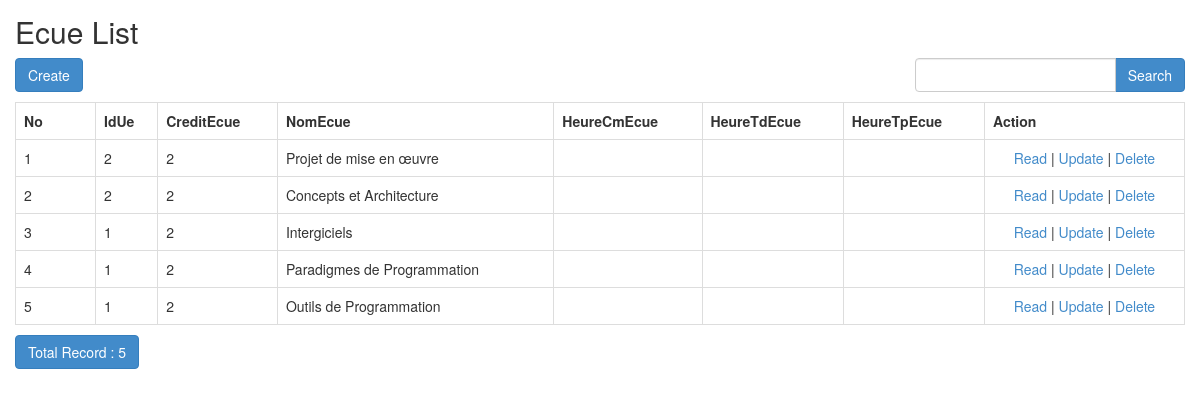
The page /admin/index.php/ecue on the database its author committed.
### tables this page shows
CREATE TABLE `Ecue` (
  `idEcue` int(11) NOT NULL,
  `idUe` int(11) NOT NULL,
  `creditEcue` int(11) DEFAULT NULL,
  `nomEcue` varchar(254) DEFAULT NULL,
  `heureCmEcue` int(11) DEFAULT NULL,
  `heureTdEcue` int(11) DEFAULT NULL,
  `heureTpEcue` int(11) DEFAULT NULL
);

### admin/application/controllers/Ecue.php (called while the page is built, shortened)
<?php
class Ecue extends CI_Controller
{
    function __construct()
    {
        $this->load->model('Ecue_model');
        $this->load->library('form_validation');
    }
    public function index()
    {
        $q = urldecode($this->input->get('q', TRUE));
        $start = intval($this->input->get('start'));
        if ($q <> '') {
            $config['base_url'] = base_url() . 'ecue/index.html?q=' . urlencode($q);
            $config['first_url'] = base_url() . 'ecue/index.html?q=' . urlencode($q);
        } else {
            $config['base_url'] = base_url() . 'ecue/index.html';
            $config['first_url'] = base_url() . 'ecue/index.html';
        }
        $config['per_page'] = 10;
        $config['page_query_string'] = TRUE;
        $config['total_rows'] = $this->Ecue_model->total_rows($q);
        $ecue = $this->Ecue_model->get_limit_data($config['per_page'], $start, $q);
        $this->load->library('pagination');
        $this->pagination->initialize($config);
        $data = array(
            'ecue_data' => $ecue,
            'q' => $q,
            'pagination' => $this->pagination->create_links(),
            'total_rows' => $config['total_rows'],
            'start' => $start,
        );
        $this->load->view('ecue/Ecue_list', $data);
    }
}

### admin/index.php (called while the page is built, shortened)
<?php
require_once BASEPATH.'core/CodeIgniter.php';

### admin/application/config/config.php (called while the page is built, shortened)
<?php
$config['base_url'] = "http://".$_SERVER["HTTP_HOST"].dirname($_SERVER["SCRIPT_NAME"]);
$config['index_page'] = 'index.php';
$config['uri_protocol']	= 'REQUEST_URI';
$config['url_suffix'] = '.shema';
$config['language']	= 'english';
$config['charset'] = 'UTF-8';
$config['enable_hooks'] = FALSE;
$config['subclass_prefix'] = 'MY_';
$config['composer_autoload'] = FALSE;
$config['permitted_uri_chars'] = 'a-z 0-9~%.:_\-';
$config['enable_query_strings'] = FALSE;
$config['controller_trigger'] = 'c';
$config['function_trigger'] = 'm';
$config['directory_trigger'] = 'd';
$config['allow_get_array'] = TRUE;
$config['log_threshold'] = 0;
$config['log_path'] = '';
$config['log_file_extension'] = '';
$config['log_file_permissions'] = 0644;
$config['log_date_format'] = 'Y-m-d H:i:s';
$config['error_views_path'] = '';
$config['cache_path'] = '';
$config['cache_query_string'] = FALSE;
$config['encryption_key'] = '';
$config['sess_driver'] = 'files';
$config['sess_cookie_name'] = 'ci_session';
$config['sess_expiration'] = 7200;
$config['sess_save_path'] = NULL;
$config['sess_match_ip'] = FALSE;
$config['sess_time_to_update'] = 300;
$config['sess_regenerate_destroy'] = FALSE;
$config['cookie_prefix']	= '';
$config['cookie_domain']	= '';
$config['cookie_path']		= '/';
$config['cookie_secure']	= FALSE;
$config['cookie_httponly'] 	= FALSE;
$config['standardize_newlines'] = FALSE;
$config['global_xss_filtering'] = FALSE;
$config['csrf_protection'] = FALSE;
$config['csrf_token_name'] = 'csrf_test_name';
$config['csrf_cookie_name'] = 'csrf_cookie_name';
$config['csrf_expire'] = 7200;
$config['csrf_regenerate'] = TRUE;
$config['csrf_exclude_uris'] = array();
$config['compress_output'] = FALSE;
$config['time_reference'] = 'local';
$config['rewrite_short_tags'] = FALSE;
$config['proxy_ips'] = '';

### admin/application/models/Ecue_model.php (called while the page is built, shortened)
<?php
class Ecue_model extends CI_Model
{
    public $table = 'Ecue';
    public $id = 'idEcue';
    public $order = 'DESC';
    function total_rows($q = NULL) {
        $this->db->like('idEcue', $q);
	$this->db->or_like('idUe', $q);
	$this->db->or_like('creditEcue', $q);
	$this->db->or_like('nomEcue', $q);
	$this->db->or_like('heureCmEcue', $q);
	$this->db->or_like('heureTdEcue', $q);
	$this->db->or_like('heureTpEcue', $q);
	$this->db->from($this->table);
        return $this->db->count_all_results();
    }
    function get_limit_data($limit, $start = 0, $q = NULL) {
        $this->db->order_by($this->id, $this->order);
        $this->db->like('idEcue', $q);
	$this->db->or_like('idUe', $q);
	$this->db->or_like('creditEcue', $q);
	$this->db->or_like('nomEcue', $q);
	$this->db->or_like('heureCmEcue', $q);
	$this->db->or_like('heureTdEcue', $q);
	$this->db->or_like('heureTpEcue', $q);
	$this->db->limit($limit, $start);
        return $this->db->get($this->table)->result();
    }
}

### admin/application/views/ecue/Ecue_list.php (the view, shortened to what this page needs)
<!doctype html>
<html>
    <head>
        <link rel="stylesheet" href="<?php echo base_url('assets/bootstrap/css/bootstrap.min.css') ?>"/>
    </head>
    <body>
        <h2 style="margin-top:0px">Ecue List</h2>
        <div class="row" style="margin-bottom: 10px">
            <div class="col-md-4">
                <?php echo anchor(site_url('ecue/create'),'Create', 'class="btn btn-primary"'); ?>
            </div>
            <div class="col-md-4 text-center">
            </div>
            <div class="col-md-1 text-right">
            </div>
            <div class="col-md-3 text-right">
                <form action="<?php echo site_url('ecue/index'); ?>" class="form-inline" method="get">
                    <div class="input-group">
                        <input type="text" class="form-control" name="q" value="<?php echo $q; ?>">
                        <span class="input-group-btn">
                          <button class="btn btn-primary" type="submit">Search</button>
                        </span>
                    </div>
                </form>
            </div>
        </div>
        <table class="table table-bordered" style="margin-bottom: 10px">
            <tr>
                <th>No</th>
		<th>IdUe</th>
		<th>CreditEcue</th>
		<th>NomEcue</th>
		<th>HeureCmEcue</th>
		<th>HeureTdEcue</th>
		<th>HeureTpEcue</th>
		<th>Action</th>
            </tr><?php
            foreach ($ecue_data as $ecue)
            {
                ?>
                <tr>
			<td width="80px"><?php echo ++$start ?></td>
			<td><?php echo $ecue->idUe ?></td>
			<td><?php echo $ecue->creditEcue ?></td>
			<td><?php echo $ecue->nomEcue ?></td>
			<td><?php echo $ecue->heureCmEcue ?></td>
			<td><?php echo $ecue->heureTdEcue ?></td>
			<td><?php echo $ecue->heureTpEcue ?></td>
			<td style="text-align:center" width="200px">
				<?php
				echo anchor(site_url('ecue/read/'.$ecue->idEcue),'Read');
				echo ' | ';
				echo anchor(site_url('ecue/update/'.$ecue->idEcue),'Update');
				echo ' | ';
				echo anchor(site_url('ecue/delete/'.$ecue->idEcue),'Delete','onclick="javasciprt: return confirm(\'Are You Sure ?\')"');
				?>
			</td>
		</tr>
                <?php
            }
            ?>
        </table>
        <div class="row">
            <div class="col-md-6">
                <a href="#" class="btn btn-primary">Total Record : <?php echo $total_rows ?></a>
	    </div>
            <div class="col-md-6 text-right">
            </div>
        </div>
    </body>
</html>

### admin/application/views/ecue/Ecue_list.php (style rules this page uses)
body { padding: 15px; }

### rows shown on the page
ecue: idUe "2", creditEcue "2", nomEcue "Projet de mise en œuvre", idEcue "Read", idEcue "Update", idEcue "Delete"
ecue: idUe "2", creditEcue "2", nomEcue "Concepts et Architecture", idEcue "Read", idEcue "Update", idEcue "Delete"
ecue: idUe "1", creditEcue "2", nomEcue "Intergiciels", idEcue "Read", idEcue "Update", idEcue "Delete"
ecue: idUe "1", creditEcue "2", nomEcue "Paradigmes de Programmation", idEcue "Read", idEcue "Update", idEcue "Delete"
ecue: idUe "1", creditEcue "2", nomEcue "Outils de Programmation", idEcue "Read", idEcue "Update", idEcue "Delete"

### other values the page prints
anchor(site_url('ecue/create'),'Create', 'class="btn btn-primary"') "Create"
$total_rows "5"
